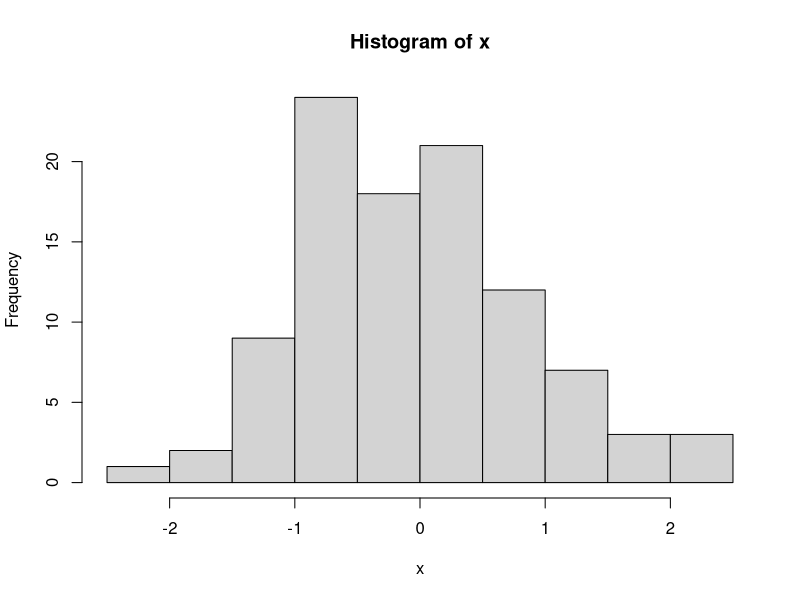
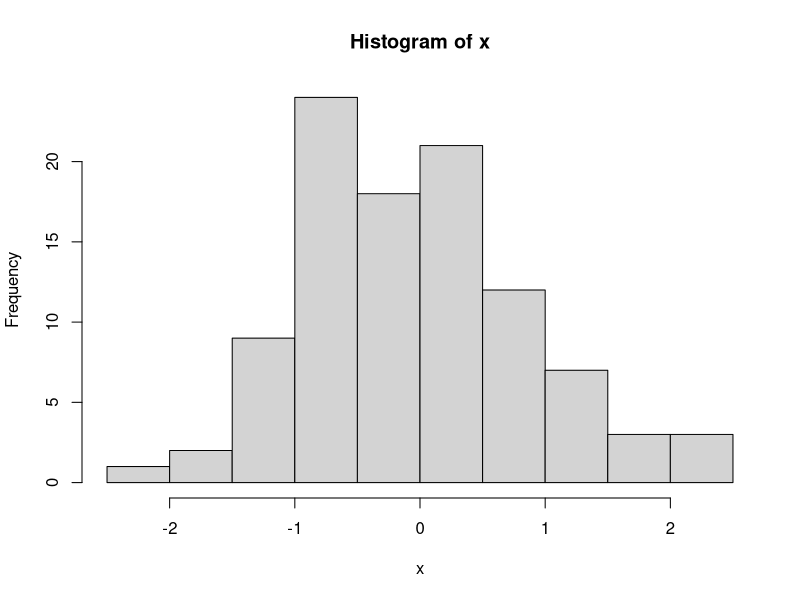
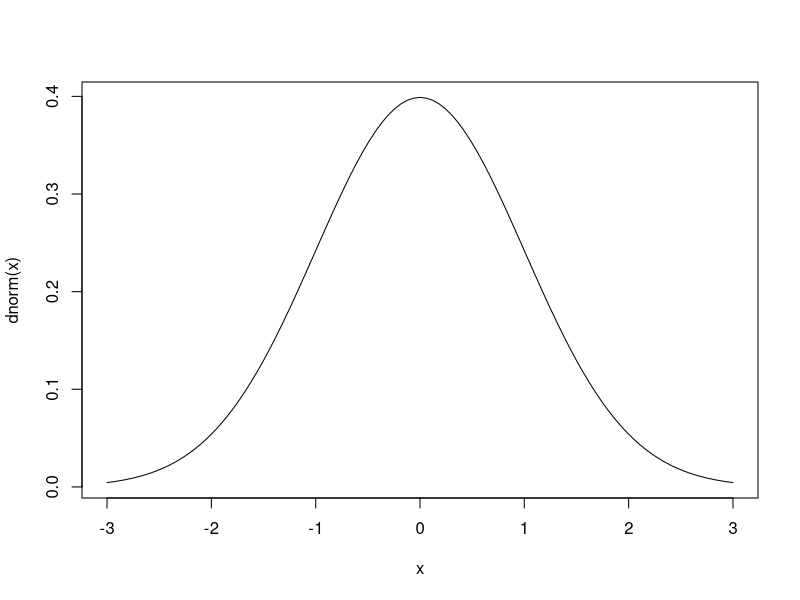
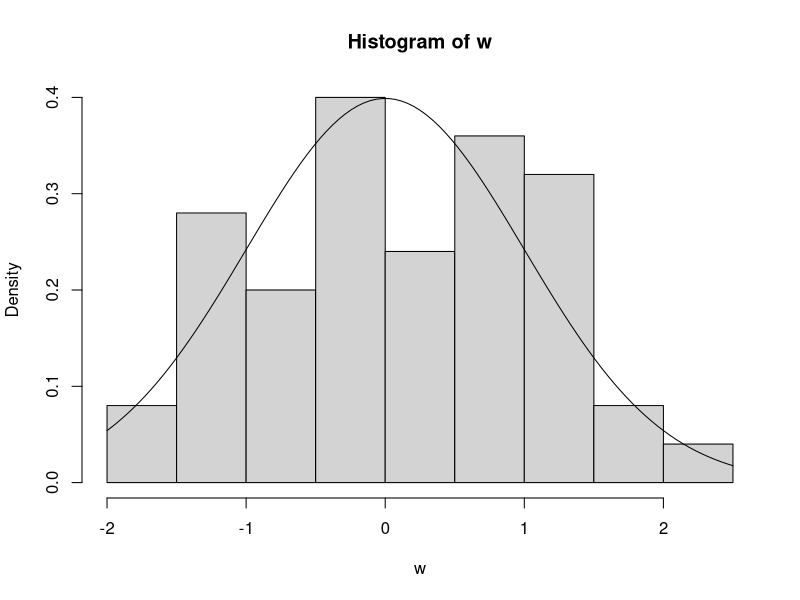
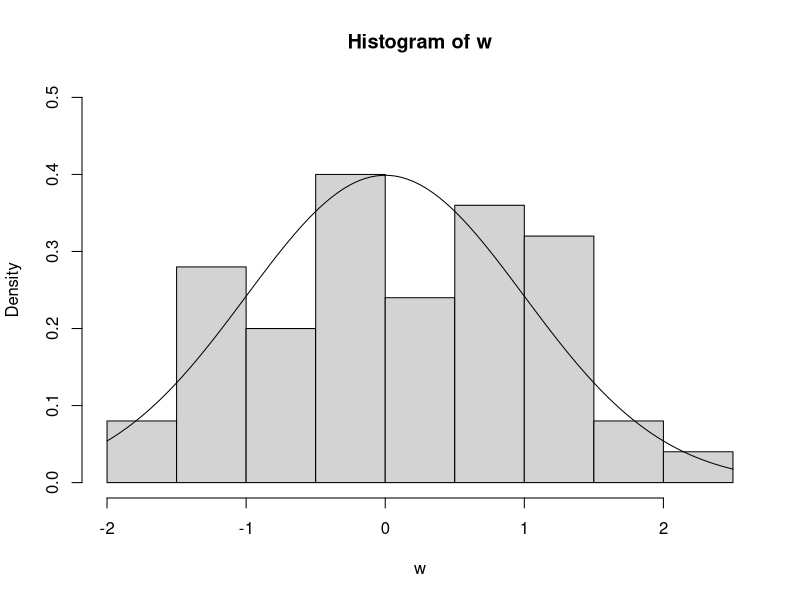
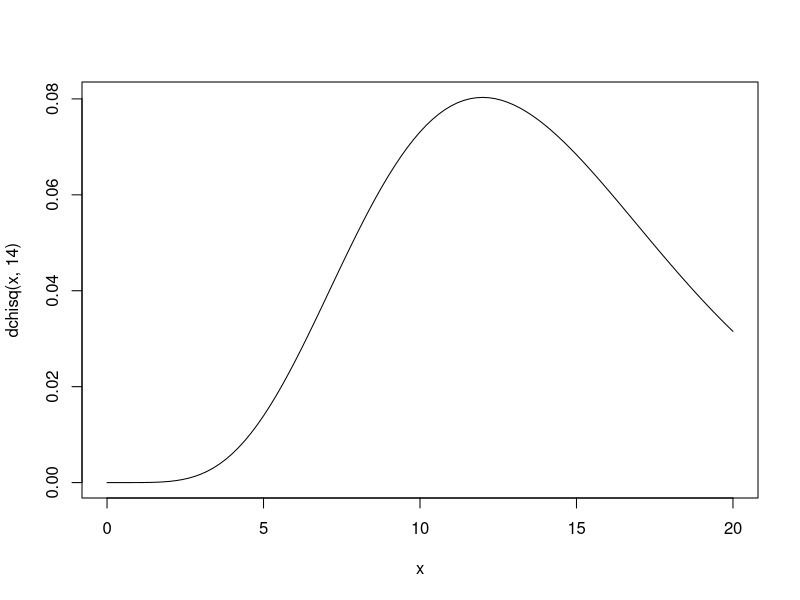
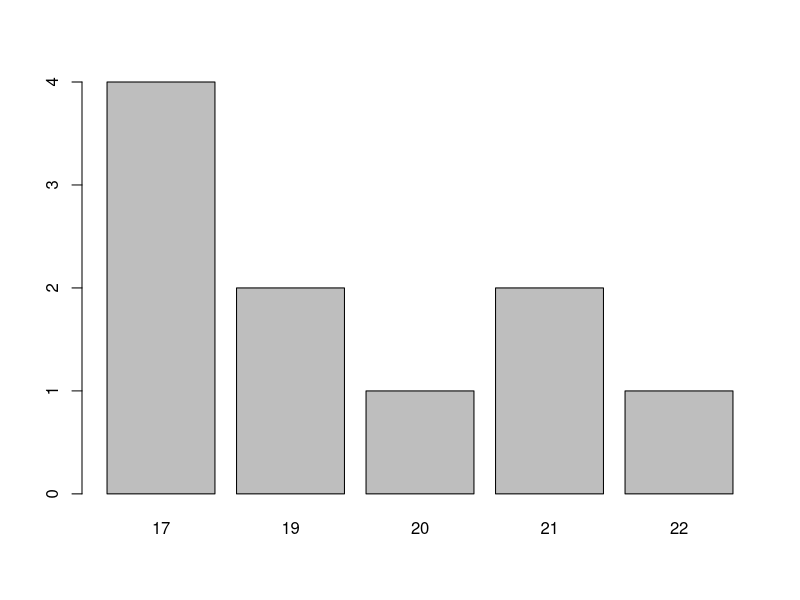
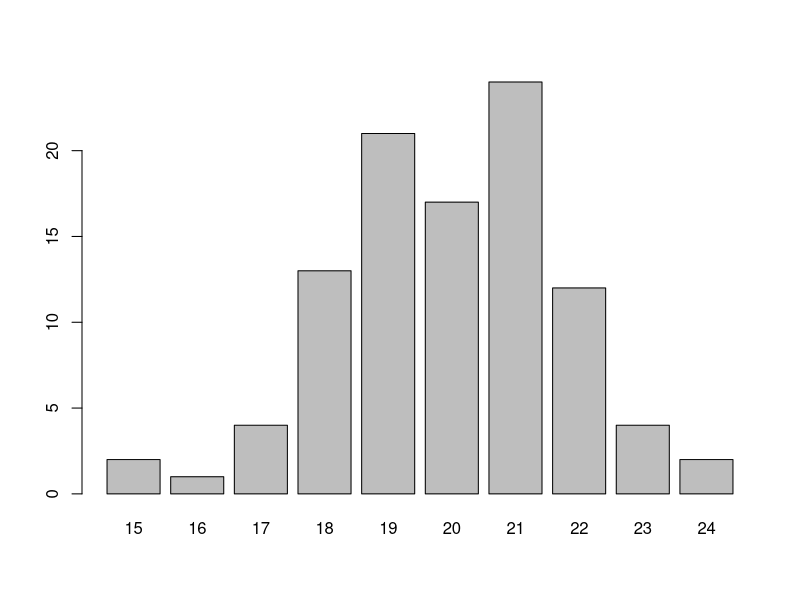

The R script that drew these images, in order: (Note: this script raises an error after producing the figures.)
#Math E-156 Script 0C-DistributionTutorial.R
#This script accompanies the "Probability Distributions in R" Tutorial from the textbook's Web site
#It will save you the trouble of typing the individual commands

#Probability
pnorm(1.25)
pnorm(2.8, 2, 3)
pchisq(13.9, 25)
1 - pexp(4, 1)     #changed 10 to 1 to get a larger value
pexp(4, 1, lower.tail=FALSE)   #same change
pt(3.9, 7) # pt(t-value, d.f), important but probably unfamiliar to you

#Quantiles
qnorm(.25)
qnorm(.75, 2,3)
qt(.975, 13)

#Random numbers
rnorm(100)
x <- rnorm(100)
hist(x)
hist(x, breaks = "FD")   #creates smaller bins
rchisq(10, 23)
#Graph of density function
curve(dnorm(x), from = -3, to = 3)
w <- rnorm(50) # random sample from N(0,1)
hist(w, probability = TRUE) # scale to area 1
curve(dnorm(x), add = TRUE) # impose normal density
hist(w, probability = TRUE, ylim = c(0, .5)) # widen y-axis range
curve(dnorm(x), add=TRUE)
curve(dchisq(x, 14), from = 0, to = 20)

#Binomial distribution
dbinom(5,16, .2)   #changed .8 to .2 to get fewer heads
choose(16,5)*.2^5*.8^11
pbinom(5,16,.2)
dbinom(0,16,.2)+dbinom(1,16,.2)+dbinom(2,16,.2)+dbinom(3,16,.2)+dbinom(4,16,.2)+dbinom(5,16,.2)

#Go back to .8 for doing quantiles
qbinom(.25,16,.8)
pbinom(11, 16, .8)
pbinom(12, 16, .8)

#Geometric -- careful: the first argument is the number of failures!
dgeom(3,.8)
pgeom(3,.8)

#Poisson -- important, although perhaps still unfamiliar
dpois(3,5)
5^3*exp(-5)/(3*2)

#Random numbers
rbinom(1,25,.8)
set.seed(0)
heads <- rbinom(10, 25, .8); heads
table(heads)
barplot(table(heads))   #this is not a histogram!
heads2 <- rbinom(100, 25, .8)
barplot(table(heads2)) 
hist(heads2)      #not quite the same
hist(heads2, breaks = seq(14.5, 23.5)) #center the bins on the integers
par(mfrow = c(2, 1)) #2x1 layout
barplot(table(heads2))
hist(heads2, breaks = seq(14.5, 23.5)) #identical with the barplot
